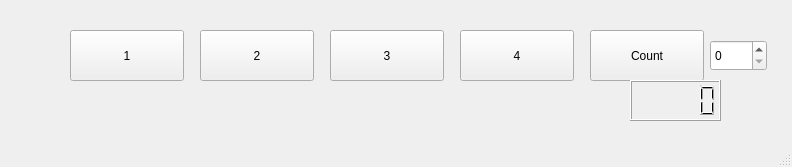
<?xml version="1.0" encoding="UTF-8"?>
<ui version="4.0">
 <class>MainWindow</class>
 <widget class="QMainWindow" name="MainWindow">
  <property name="geometry">
   <rect>
    <x>0</x>
    <y>0</y>
    <width>792</width>
    <height>167</height>
   </rect>
  </property>
  <property name="windowTitle">
   <string>MainWindow</string>
  </property>
  <widget class="QWidget" name="centralwidget">
   <widget class="QPushButton" name="pushButton">
    <property name="geometry">
     <rect>
      <x>70</x>
      <y>30</y>
      <width>114</width>
      <height>51</height>
     </rect>
    </property>
    <property name="text">
     <string>1</string>
    </property>
   </widget>
   <widget class="QPushButton" name="pushButton_2">
    <property name="geometry">
     <rect>
      <x>200</x>
      <y>30</y>
      <width>114</width>
      <height>51</height>
     </rect>
    </property>
    <property name="text">
     <string>2</string>
    </property>
   </widget>
   <widget class="QPushButton" name="pushButton_3">
    <property name="geometry">
     <rect>
      <x>330</x>
      <y>30</y>
      <width>114</width>
      <height>51</height>
     </rect>
    </property>
    <property name="text">
     <string>3</string>
    </property>
   </widget>
   <widget class="QPushButton" name="pushButton_4">
    <property name="geometry">
     <rect>
      <x>460</x>
      <y>30</y>
      <width>114</width>
      <height>51</height>
     </rect>
    </property>
    <property name="text">
     <string>4</string>
    </property>
   </widget>
   <widget class="QPushButton" name="pushButton_5">
    <property name="geometry">
     <rect>
      <x>590</x>
      <y>30</y>
      <width>114</width>
      <height>51</height>
     </rect>
    </property>
    <property name="text">
     <string>Count</string>
    </property>
   </widget>
   <widget class="QSpinBox" name="spinBox">
    <property name="geometry">
     <rect>
      <x>710</x>
      <y>40</y>
      <width>57</width>
      <height>31</height>
     </rect>
    </property>
   </widget>
   <widget class="QLCDNumber" name="lcdNumber">
    <property name="geometry">
     <rect>
      <x>630</x>
      <y>80</y>
      <width>91</width>
      <height>41</height>
     </rect>
    </property>
   </widget>
  </widget>
  <widget class="QMenuBar" name="menubar">
   <property name="geometry">
    <rect>
     <x>0</x>
     <y>0</y>
     <width>792</width>
     <height>22</height>
    </rect>
   </property>
  </widget>
  <widget class="QStatusBar" name="statusbar"/>
 </widget>
 <resources/>
 <connections/>
</ui>
